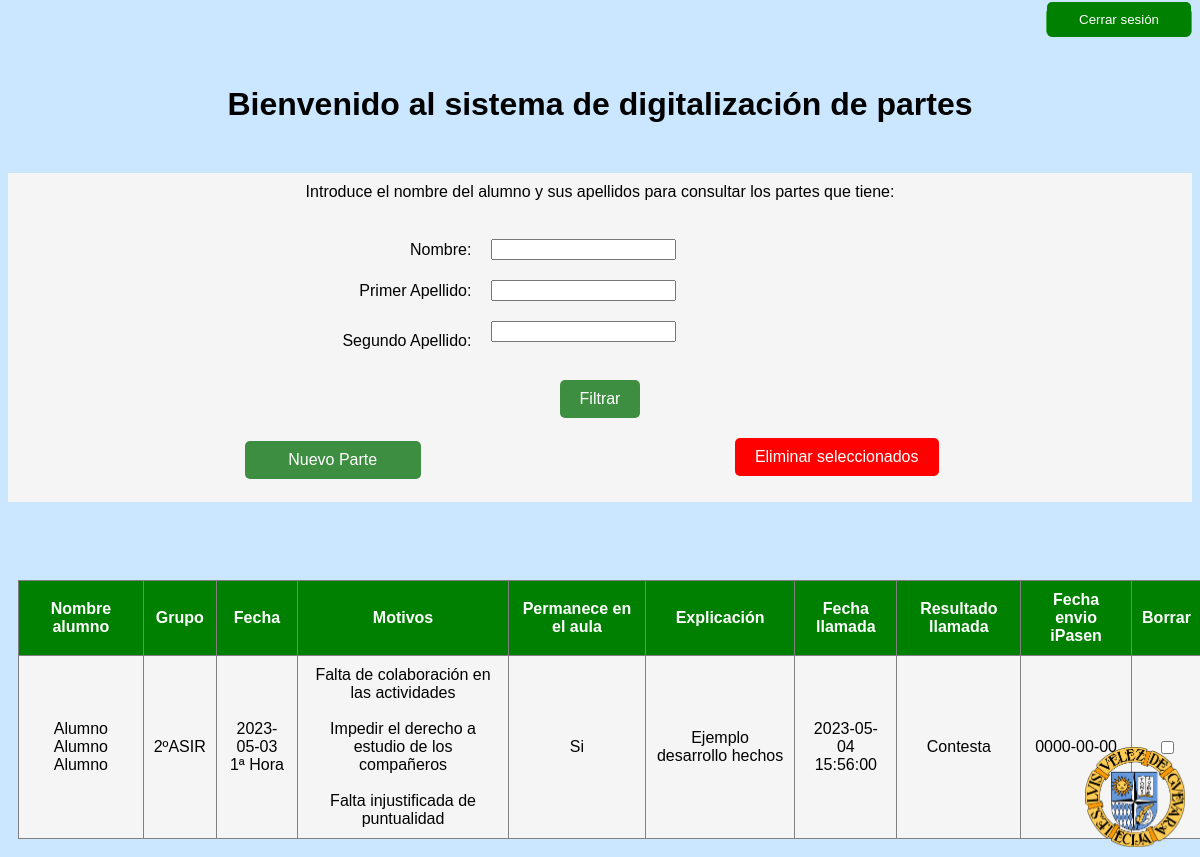
The app's page /menu.php (signed in) with its own data.
### tables this page shows
CREATE TABLE `partes` (
  `id` int(11) NOT NULL,
  `email_profesor` varchar(255) NOT NULL,
  `nombrealumno` varchar(255) NOT NULL,
  `apellido1alumno` varchar(255) NOT NULL,
  `apellido2alumno` varchar(255) NOT NULL,
  `grupo` varchar(255) NOT NULL,
  `fecha` date DEFAULT NULL,
  `tramo_horario` varchar(255) NOT NULL,
  `explicacion` varchar(500) NOT NULL,
  `permanencia_aula` varchar(255) NOT NULL,
  `fecha_llamada` date NOT NULL,
  `hora_llamada` time NOT NULL,
  `resultado_llamada` varchar(255) NOT NULL,
  `fecha_envio_ipasen` date DEFAULT NULL
);

### menu.php (the view, shortened to what this page needs)
<html>
<head>
    <link rel="stylesheet" type="text/css" href="csscomun.css" />
    <div align="right">
        <button type="submit"><a class="destruirsesion" href=destruirsesion.php>Cerrar sesión</a></button>
    </div>
</head>
<body>
    <h1 align="center">Bienvenido al sistema de digitalización de partes</h1>
    <div class="busqueda">
        <table>
            <tr>
                <form method="POST" class="formulario">
                    <td colspan="2">Introduce el nombre del alumno y sus apellidos para consultar los partes que
                        tiene:<br><br></td>
            </tr>
            <tr>
                <td class="tdderecha">Nombre:</td>
                <td class="tdizquierda"><input type="text" name="nombrealumno"><br></td>
            </tr>
            <tr>
                <td class="tdderecha">Primer Apellido:</td>
                <td class="tdizquierda"> <input type="text" name="apellido1alumno"><br></td>
            </tr>
            <tr>
                <td class="tdderecha">Segundo Apellido:</td>
                <td class="tdizquierda"><input type="text" name="apellido2alumno"><br><br></td>
            </tr>
            <tr>
                <td colspan="2"><input type="submit" name="filtrar" value="Filtrar"></td>
            </tr>
            <tr>
                <td><a href="incluirpartes.php" class="nuevo">Nuevo Parte</a></td>
                <td>
                    <form method="POST" align="center">
                        <input style="background-color:red" type="submit" name="Borrar" value="Eliminar seleccionados">
                </td>
            </tr>
        </table>
    </div>
    <?php
    if (!isset($_POST['filtrar'])) {
        require("funciones.php");
        $idConexion = conectarbasedatos();
        if ($_SESSION["rol"] == "Usuario") {
            $email = $_SESSION["email"];
            $consulta = "SELECT * FROM partes WHERE email_profesor='$email' ";
        } elseif ($_SESSION["rol"] == "Administrador") {
            $consulta = "SELECT * FROM partes ";
            echo " <a href='registroencriptado.php'>Pulsa aquí para acceder al registro de usuarios</a> <br><br>";
        }
        $resultado = mysqli_query($idConexion, $consulta);
        $numFilas = mysqli_num_rows($resultado);
        if ($numFilas == 0) {
        } else {
            $array = mysqli_fetch_array($resultado);
            echo "<div class='consulta'><table border=1 align=center width=100%>";
            echo "<tr>"
                . "<th>Nombre alumno</th>"
                . "<th>Grupo</th>"
                . "<th>Fecha</th>"
                . "<th>Motivos</th>"
                . "<th>Permanece en el aula</th>"
                . "<th>Explicación</th>"
                . "<th>Fecha llamada</th>"
                . "<th>Resultado llamada</th>"
                . "<th>Fecha envio iPasen</th>"
                . "<th>Borrar</th>"
                . "</tr>";
            while ($array != false) {
                $nombrealumno = $array['nombrealumno'] . " " . $array['apellido1alumno'] . " " . $array['apellido2alumno'];
                $grupo = $array['grupo'];
                $fecha = $array['fecha'];
                $tramo_horario = $array["tramo_horario"];
                $idParte = $array['id'];
                $motivos = getMotivosFromParte($idParte);
                $permanece_aula = $array['permanencia_aula'];
                $explicacion = $array["explicacion"];
                $fecha_llamada = $array["fecha_llamada"];
                $hora_llamada = $array["hora_llamada"];
                $resultado_llamada = $array["resultado_llamada"];
                $fecha_envio_ipasen = $array["fecha_envio_ipasen"];
                echo "<br>";
                echo "<tr>";
                echo "<td>$nombrealumno</td>";
                echo "<td>$grupo</td>";
                echo "<td>$fecha<br>$tramo_horario</td>";
                echo "<td>$motivos</td>";
                echo "<td>$permanece_aula</td>";
                echo "<td>$explicacion</td>";
                echo "<td>$fecha_llamada<br>$hora_llamada</td>";
                echo "<td>$resultado_llamada</td>";
                echo "<td>$fecha_envio_ipasen</td>";
                echo "<td><input type='checkbox' name='Seleccionar[]' value='$idParte'></td>";
                echo "</tr>";
                $array = mysqli_fetch_array($resultado);
            }
            echo "</table></div>";
        }
    }
    ?>
    <img src="img/logo-velez-alta-definicion-transparencia.png" class="logo" align="right">
</body>
</html>

### funciones.php (shortened to what this page needs)
<?php
function getMotivosFromParte($idParte)
{
    $idConexion = mysqli_connect("localhost", "root", "");
    $seleccionada = mysqli_select_db($idConexion, "login");
    $resultado = mysqli_query($idConexion, "SELECT Motivo from motivo WHERE id_motivo IN (SELECT id_motivo FROM motivospartes WHERE  id_parte=$idParte)");
    $fila = mysqli_fetch_array($resultado);
    $motivos = array();
    while ($fila != false) {
        $motivo = $fila["Motivo"];
        $motivos[] = $motivo;
        $fila = mysqli_fetch_array($resultado);
    }
    $devolver = implode("<br><br>", $motivos);
    return $devolver;
}
?>

### csscomun.css (style rules this page uses)
body { background-color: rgb(203, 230, 255); font-family: 'Trebuchet MS', 'Lucida Sans Unicode', 'Lucida Grande', 'Lucida Sans', Arial, sans-serif; }
button[type="submit"] { background-color: whitesmoke; border: 1px solid #4CAF50; padding-top: 13px; padding-bottom: 13px; text-decoration: none; border-radius: 5px; text-align: right; }
a.destruirsesion { color: white; text-decoration: none; background-color: green; padding: 10px 32px; margin: -20px -6px; border-radius: 5px; }
.logo { position:absolute; bottom: 15px; right: 15px; }

### menu.php (style rules this page uses)
h1 { text-align: center; margin-top: 50px; }
.formulario { max-width: 300px; margin: 0 auto; padding: 20px; border-radius: 5px; box-shadow: 0px 0px 5px 0px rgba(0, 0, 0, 0.2); }
input[type="submit"] { background-color: #3e8e41; color: white; border: none; padding: 10px 20px; border-radius: 5px; font-size: 16px; cursor: pointer; }
a { display: block; margin-top: 10px; text-align: center; color: #4CAF50; }
table { border-collapse: collapse; width: 90%; margin: 0 auto; margin-top: 50px; }
th, td { padding: 10px; text-align: center; background-color: whitesmoke; }
th { background-color: green; color: white; }
div.busqueda { width: 50%; margin: 0 auto; }
td.tdderecha { text-align: right; }
td.tdizquierda { text-align: left; }
@media screen and (max-width: 1600px) { table { width: 100%; padding: 10px; } }
@media screen and (max-width: 1600px) { div.busqueda { width: 100%; } }
@media screen and (max-width: 1600px) { div.consulta { width: 100%; padding: 10px; } }
.logo { width: 100px; height: 100px; position: fixed; bottom: 10px; }
.nuevo { background-color: #3e8e41; color: white; padding: 10px 20px; text-decoration: none; border-radius: 5px; width: 30%; margin-left: 50%; margin-top: -11px; }

### records on screen
partes: nombrealumno "Alumno Alumno Alumno", grupo "2ºASIR", fecha "2023-05-03", tramo_horario "1ª Hora", motivos "Falta de colaboración en las actividades Impedir el derecho a estudio de los compañeros Falta injustificada de puntualidad", permanencia_aula "Si", explicacion "Ejemplo desarrollo hechos", fecha_llamada "2023-05-04", hora_llamada "15:56:00", resultado_llamada "Contesta", fecha_envio_ipasen "0000-00-00"
